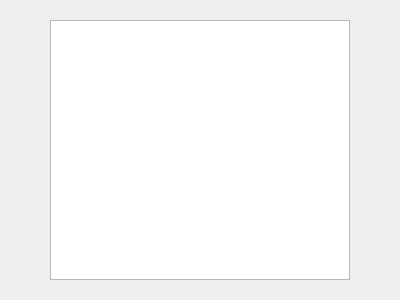
<?xml version="1.0" encoding="UTF-8"?>
<ui version="4.0">
 <class>Widget</class>
 <widget class="QWidget" name="Widget">
  <property name="geometry">
   <rect>
    <x>0</x>
    <y>0</y>
    <width>400</width>
    <height>300</height>
   </rect>
  </property>
  <property name="windowTitle">
   <string>Widget</string>
  </property>
  <property name="styleSheet">
   <string notr="true"/>
  </property>
  <layout class="QHBoxLayout" name="horizontalLayout">
   <property name="spacing">
    <number>20</number>
   </property>
   <property name="leftMargin">
    <number>20</number>
   </property>
   <property name="topMargin">
    <number>20</number>
   </property>
   <property name="rightMargin">
    <number>20</number>
   </property>
   <property name="bottomMargin">
    <number>20</number>
   </property>
   <item>
    <widget class="QListView" name="listView">
     <property name="maximumSize">
      <size>
       <width>300</width>
       <height>16777215</height>
      </size>
     </property>
     <property name="styleSheet">
      <string notr="true"/>
     </property>
    </widget>
   </item>
  </layout>
 </widget>
 <layoutdefault spacing="6" margin="11"/>
 <resources/>
 <connections/>
</ui>
